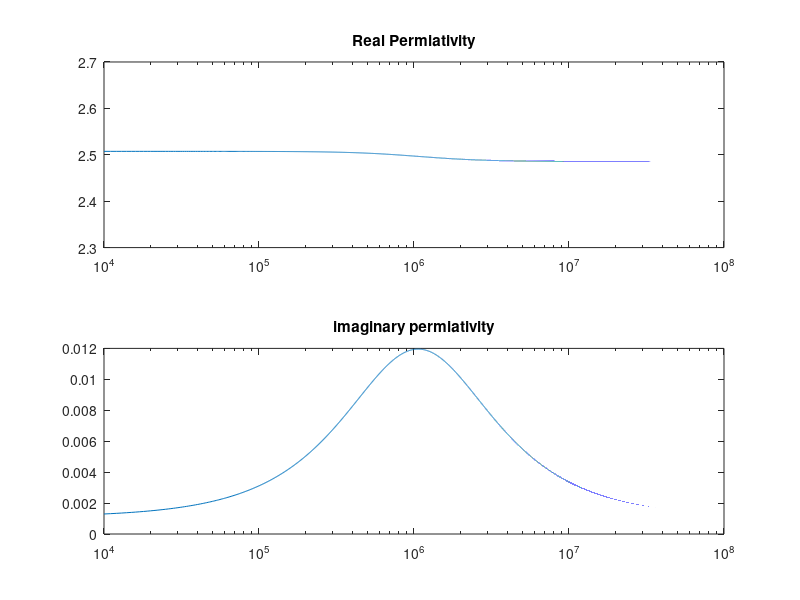
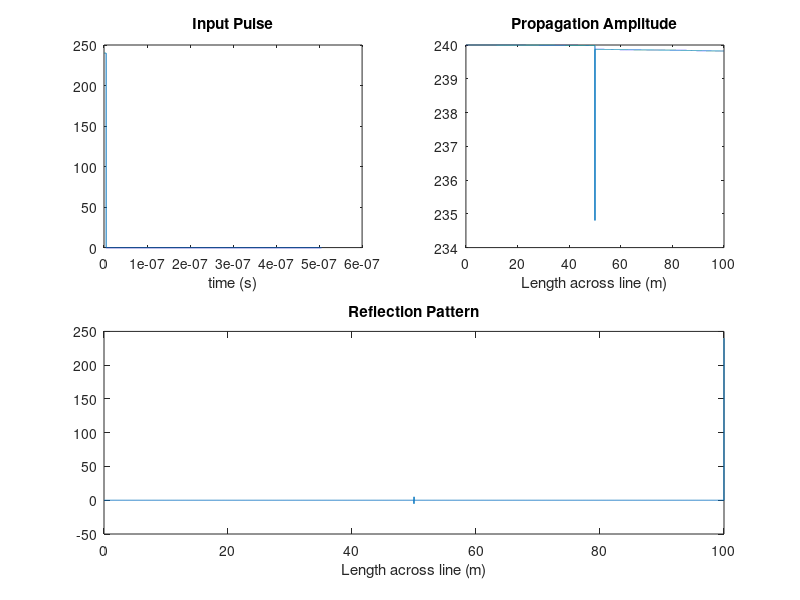
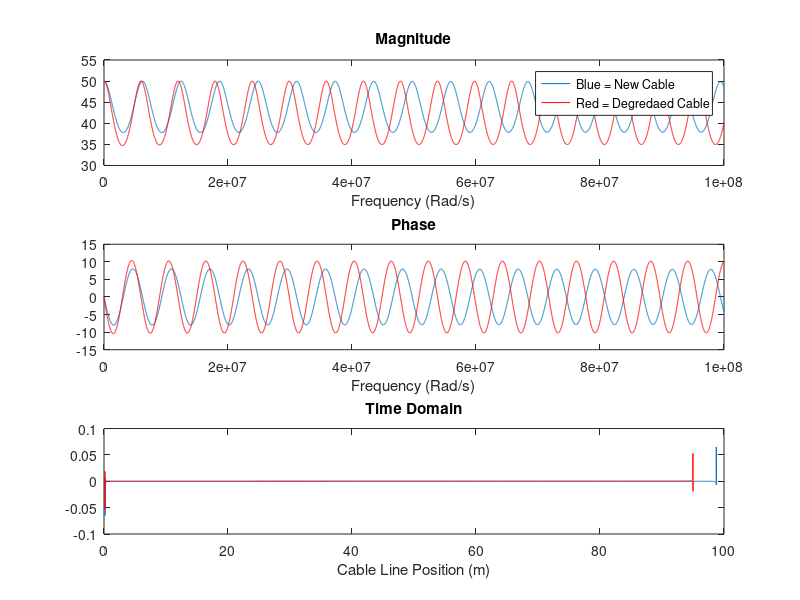
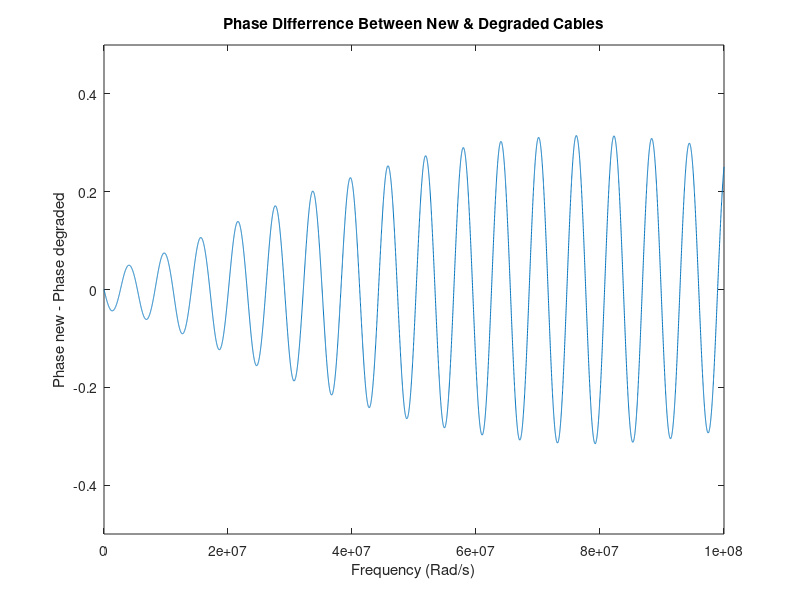

Write MATLAB code to recreate these figures, in order.
%% Time Domain Reflectometry With Water Trees
clear;
clc;
n = 100000;
freq = linspace(1e4, 1e8, n);
e = zeros(1, n);
e_t = zeros(1, n);
e_w = zeros(1, n);

%% Local Water Tree Model
e_0 = 1e-9/(36*pi);
c = 3e8;                                    % speed of light m/s
f = 60;                                     % Hz
w = .0001;                             % rad/s
cond_water = .0052;                          % conductivity of water
e_water = 81-i*cond_water/(2*pi*f*e_0);     % complex permiativity of water
e_xlpe = 2.3-i*.001;                        % complex permiativity of XLPE

% water tree
kw = .75;                                   % water tree concentration
hw = .4;                                    % moisture content
q_w = .09;                                % water content in water tree
D = 1/5;                                    % geometry of water tree
e_wt = e_xlpe*(1+q_w*(e_water-e_xlpe)/(e_xlpe+D*(1-q_w)*(e_water-e_xlpe))); % water tree permeativity

y = .25;                                     % length parameter of water treed region
%e_total = x*e_wt + (1-x)*e_xlpe;            % total permiativity of water treed region
e_total = 1/(y/e_wt + (1-y)/e_xlpe);

for j = 1:n
    e(j) = 81-i*cond_water/(2*pi*freq(j)*e_0);
    e_w(j) = e_xlpe*(1+q_w*(e(j)-e_xlpe)/(e_xlpe+D*(1-q_w)*(e(j)-e_xlpe)));
    e_t(j) = 1/(y/e_w(j) + (1-y)/e_xlpe);
end

figure;
subplot(2, 1, 1);
semilogx(freq, real(e_t));
title('Real Permiativity')
ylim([2.3 2.7]);

subplot(2, 1, 2);
semilogx(freq, abs(imag(e_t)));
title('imaginary permiativity')
%% Single Core Transmission Line Model
cond_cu = 5.96e7;                           % conductivity of copper
u_0 = (4*pi)*1e-7 ;                         % permeability of free space
r_in = 10e-3;                                   % radius of conductor
r_out = 30e-3;                                  % radius of insulation
C_0 = 2*pi*e_0/log(r_out/r_in);             % geometric capcitance

% Degraded Cable Section
C_deg_cmplx = 2*pi*e_0*e_total/log(r_out/r_in);   % complex capacitance
C_ins_deg = real(C_deg_cmplx);                     % capacitance of insulation for single core cable (F/m)
L_deg = u_0*e_0/C_0;                                 % Inductance of conductor (H/m)
R_deg = 1/(pi*r_in^2*cond_cu);                  % Resistance of conductor (ohms/m)
G_deg = -imag(2*pi*f*C_ins_deg);                     % Conductance of insulation (S/m)

% Good condition Section
C_cmplx = 2*pi*e_0*e_xlpe/log(r_out/r_in);   % complex capacitance
C_ins = real(C_cmplx);                     % capacitance of insulation for single core cable (F/m)
L = u_0*e_0/C_0;                                 % Inductance of conductor (H/m)
R = 1/(pi*r_in^2*cond_cu);                  % Resistance of conductor (ohms/m)
G = -imag(2*pi*f*C_ins);                     % Conductance of insulation (S/m)

%% Model  
length = .01;                               % 1 centimeter PUL set up
deg_coef = .00005;                              % Governs what percent of cable is degrade
deg_pos = .5;                               % Governs position alon cable degredation is

Z_good = ((R + i*w*L)/(G + i*w*C_ins))^.5;   % good condition cable chracteristic impedance (ohms)
Z_deg = ((R_deg + i*w*L_deg)/(G_deg + i*w*C_ins_deg))^.5;        % degraded cables characteristic impedance     (ohms)

Z_L = 1e100;                                           % terminating load (ohms)

v_p = 1/(L*C_ins)^.5;                           % propagation velocity of good condition
v_p_deg = 1/(L_deg*C_ins_deg)^.5;               % propagation velocity of water treed region

gamma_good = ((R + i*w*L)*(G + i*w*C_ins))^.5;                  % proagation constant good
gamma_deg = ((R_deg + i*w*L_deg)*(G_deg + i*w*C_ins_deg))^.5;   % propagation constant wter treed

% Good condition
a11 = cosh(gamma_good*length); 
a12 = Z_good*sinh(gamma_good*length);
a21 = 1/Z_good*sinh(gamma_good*length);
a22 = cosh(gamma_good*length);

T1 = [a11 a12;                                          % ABCD parameters for good section of cable
      a21 a22];   

% Degraded
a11_d = cosh(gamma_deg*length); 
a12_d = Z_deg*sinh(gamma_deg*length);
a21_d = 1/Z_deg*sinh(gamma_deg*length);
a22_d = cosh(gamma_deg*length);

T2 = [a11_d a12_d;
      a21_d a22_d];  

% Overall transmission Line properties
N = 10000;           % sample size for PUL sections - will yeild 100 m line for .01 m samples
x = zeros(1, N);
deg_flag = 0;
 
for k = 1:N
    if(k == 1)
        T = T1*T1;
    end
    if(k < deg_pos*N && deg_flag == 0)
        T = T*T1;
    end
    if(k >= deg_pos*N)
        if(k <= (deg_pos + deg_coef)*N)
            T = T*T2;
            x(k) = 1;
            deg_flag = 1;
        end
        if(k > (deg_pos + deg_coef)*N)
            T = T*T1;
            deg_flag = 0;
        end
    end           
end

Z_trans = (T(1,2)/T(2,1))^.5;                                 % overall characteristic impedance of line
v_trans = length * 1/(imag(T(1,2))*imag(T(2,1))/w^2)^.5 * N;      % overall propagation velocity of line
gamma_trans = 1/length * (T(1,2)*T(2,1))^.5 / N;                  % overall propagation constant of line

% Trasnmission Line (Sensor at begining)
trans_length = N*length;                                        % length of line in meters

ref_1 = (Z_deg - Z_good)/(Z_deg + Z_good);                        % Reflection coefitient at start of first boandary
ref_2 = (Z_good - Z_deg)/(Z_deg + Z_good);                        % Reflection coefitient at end of first boandary
ref_end = (Z_L - Z_good)/(Z_L + Z_good);                          % Reflection coefitient at end of cable

t_p = trans_length/v_trans;                                     % time of pusle propegation along one lenght of cable 

t_ref_1 = trans_length*(1-deg_coef)/v_trans;                    % time to reflection

time = linspace(0, t_p, N);                                       % time vector
V_p = zeros(1, N);
V_in = zeros(1, N);
V_tr = zeros(1, N);
V_ref = zeros(1, N);

noise = zeros(1, N); %wgn(N, 1, 0);

% input pulse
for k = 1:N
    if(time(k) <= 5e-9)
        V_in(k) = 240 + noise(k);
    end
    if(time(k) > 5e-9)
        V_in(k) = 0 + noise(k);
    end 
end

distance = linspace(0, trans_length, N);
V_p = V_in;
ref_occured = 0;
% ref_occured chart
%       0         1           2            3
%    no ref   ref nw-yw   ref yw-nw    

for k = 1:N
    if(k > 1)
        if(x(k) == 1 && x(k-1) == 0 && ref_occured ~= 3)
            ref_occured = 1;
        end
        if(x(k) == 0 && x(k-1) == 1 && ref_occured ~= 3)
            ref_occured = 2;
        end
    
        if(x(k) ~= 1 && x(k-1) ~= 1)
            ref_occured = 0;
        end
    end
    if(ref_occured ~= 1 && k ~= N)
        V_p(k+1) = V_p(k)*exp(-gamma_trans*distance(k));
        V_ref(k) = noise(k);
    end
    if(ref_occured == 1)
        V_ref(k) = ref_1*V_p(k) + noise(k);
        V_p(k+1) = V_p(k)*(1+ref_1);
        ref_occured = 0;
    end
    if(ref_occured == 2)
        V_ref(k) = ref_2*V_p(k) + noise(k);
        V_p(k+1) = V_p(k)*(1+ref_2);
        ref_occured = 0;        
    end
    if(k == N)
        V_ref(k) = ref_end*V_p(k) + noise(k);
    end
end

figure;
subplot(2, 2, 1);
plot(time, V_in);
title('Input Pulse');
xlabel('time (s)');

subplot(2, 2, 2);
plot(v_trans*time, V_p);
title('Propagation Amplitude');
xlabel('Length across line (m)');

subplot(2, 2, [3 4]);
plot(v_trans*time, V_ref);
title('Reflection Pattern')
xlabel('Length across line (m)');

%% LIRA Good Condition Cable
n = 10000;
freq = linspace(1, 10e7, n);  
t = linspace(0, 10e-7, n);
ch1 = zeros(1, n);

Z_dut = zeros(1, n);
theta = zeros(1, n);
v_phase = zeros(1, n);

Z_dut_d = zeros(1, n);
theta_d = zeros(1, n);
v_phase_d = zeros(1, n);

l_trans = 100;
y = .25;

for k = 1:n
    % Good condition cable
    C_cmplx = 2*pi*e_0*e_xlpe/log(r_out/r_in);   % complex capacitance
    C_ins = real(C_cmplx);                     % capacitance of insulation for single core cable (F/m)
    L = u_0*e_0/C_0;                                 % Inductance of conductor (H/m)
    R = 1/(pi*r_in^2*cond_cu);                  % Resistance of conductor (ohms/m)
    G = - freq(k) * imag(C_cmplx);                     % Conductance of insulation (S/m)
    
    % degraded cable
    e_water = 81-i*cond_water/(freq(k)*e_0);
    e_wt = e_xlpe*(1+q_w*(e_water-e_xlpe)/(e_xlpe+D*(1-q_w)*(e_water-e_xlpe)));
    e_total = 1/(y/e_wt + (1-y)/e_xlpe);    
    
    C_deg_cmplx = 2*pi*e_0*e_total/log(r_out/r_in);   % complex capacitance
    C_ins_deg = real(C_deg_cmplx);                     % capacitance of insulation for single core cable (F/m)
    L_deg = u_0*e_0/C_0;                                 % Inductance of conductor (H/m)
    R_deg = 1/(pi*r_in^2*cond_cu);                  % Resistance of conductor (ohms/m)
    G_deg = -imag(2*pi*f*C_ins_deg);                     % Conductance of insulation (S/m)
    
    % LIRA math
    % ////////////////////
    % Good coniditon
    Z1 = 50;
    Z0 = ( (R + i*freq(k)*L)/(G + i*freq(k)*C_ins) )^.5;
    ref_L = ( Z1 - Z0 ) / ( Z1 + Z0 );
    g = ( (R + i*freq(k)*L) * (G + i*freq(k)*C_ins) )^.5; 
    ref_d = ref_L * exp( -2 * g * l_trans);
    
    v_phase(k) = freq(k) / imag(g);
    
    Z_dut(k) = Z0 * ( (1 + ref_d) / (1 - ref_d) );
    
    theta(k) = angle( Z_dut(k) );
    
    % degraded
    Z0_deg = ( (R_deg + i*freq(k)*L_deg)/(G_deg + i*freq(k)*C_ins_deg) )^.5;
    ref_L = ( Z1 - Z0_deg ) / ( Z1 + Z0_deg );
    g_deg = ( (R_deg + i*freq(k)*L_deg) * (G_deg + i*freq(k)*C_ins_deg) )^.5; 
    ref_d = ref_L * exp( -2 * g_deg * l_trans);
    
    v_phase_d(k) = freq(k) / imag(g_deg);
    
    Z_dut_d(k) = Z0_deg * ( (1 + ref_d) / (1 - ref_d) );
    
    theta_d(k) = angle( Z_dut_d(k) );    
end
h = ifft(theta);
h_d = ifft(theta_d);
f_vec = imag(fft(theta));
f_prime = 0;

for k = 1:n
    if(f_vec(k) > f_prime)
        f_prime = k/(2*pi);
    end
end

f_prime = 2*l_trans/max(v_phase);

figure;
subplot(3, 1, 1);
plot(freq, Z_dut);
hold on;
plot(freq, Z_dut_d, 'red');
title('Magnitude');
xlabel('Frequency (Rad/s)');
legend('Blue = New Cable', 'Red = Degredaed Cable');

subplot(3, 1, 2);
plot(freq, 180*theta/pi);
hold on;
plot(freq, 180*theta_d/pi, 'red');
title('Phase');
xlabel('Frequency (Rad/s)');

subplot(3, 1, 3)
plot(max(v_phase)*t/2, imag(h));
hold on;
plot(max(v_phase_d)*t/2, imag(h_d), 'red');
title(' Time Domain ');
xlabel('Cable Line Position (m)');

figure;
plot(freq, theta_d-theta);
title('Phase Differrence Between New & Degraded Cables');
xlabel('Frequency (Rad/s)');
ylabel('Phase new - Phase degraded');
ylim([-.5 .5]);